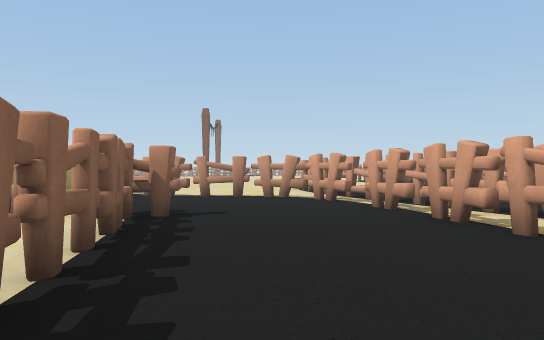
View 1 (above)

24 first-person views from a walk through a Unity game level. The camera is 1.2 m above the floor, looks level and sees 70° across. The floor is counted in squares, 2 m on a side. Each view is taken from the middle of a square. On the plan, view 1 faces up. The plan holds only what a view shows up to about 11 squares ahead; the rest is blank. The place goes on beyond the plan. The player character is not drawn.

View 2
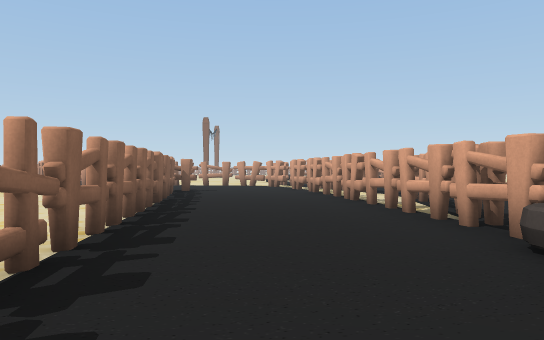

View 3
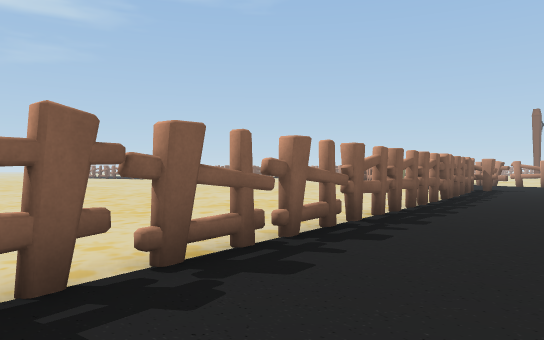

View 4
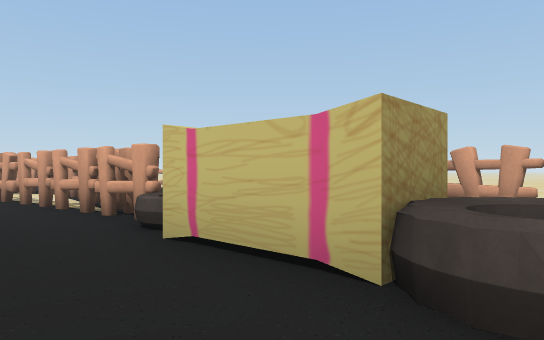

View 5
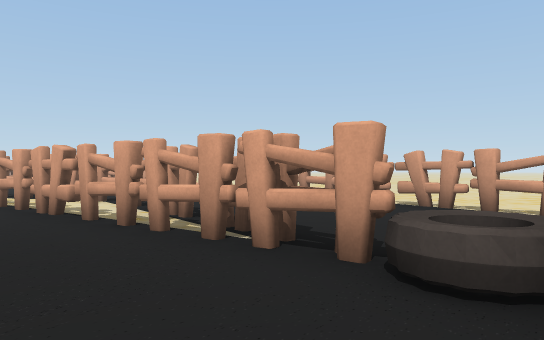

View 6
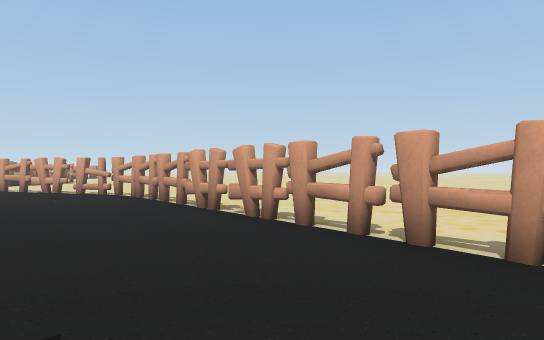

View 7
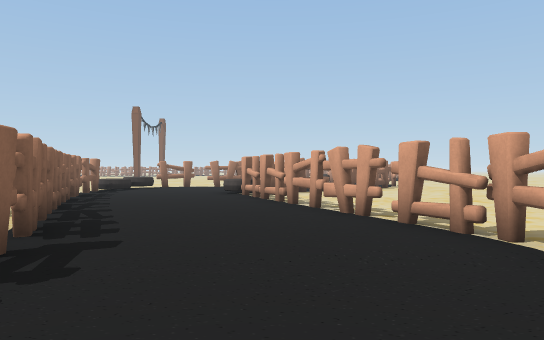

View 8
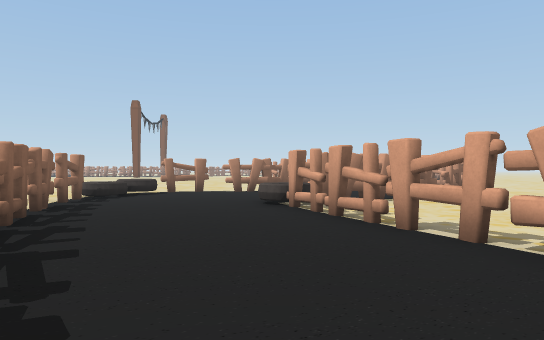

View 9
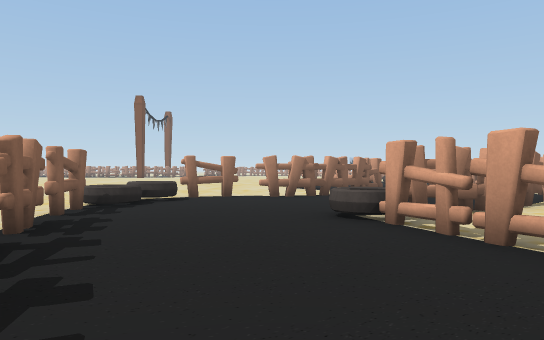

View 10
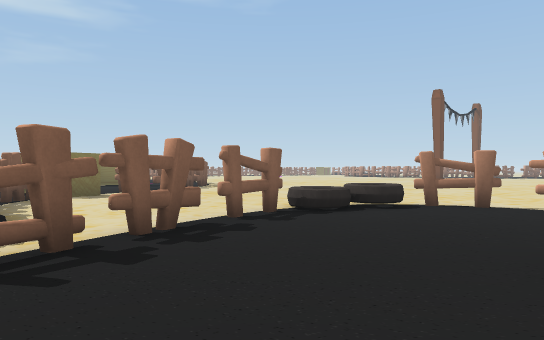

View 11
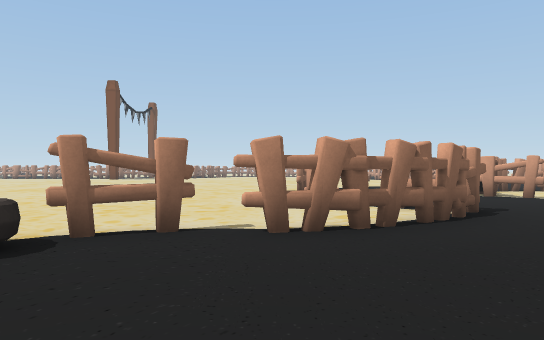

View 12
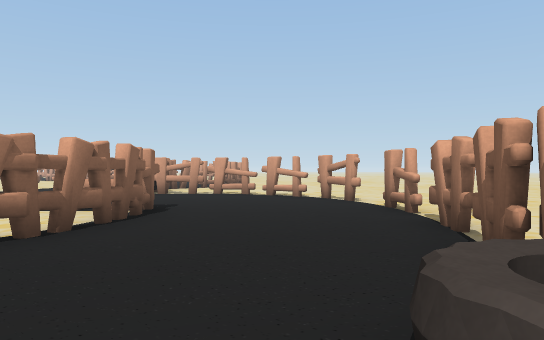

View 13
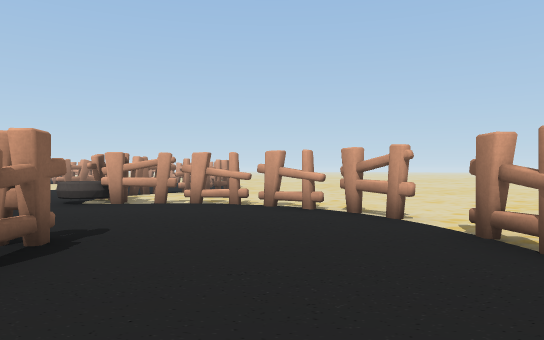

View 14
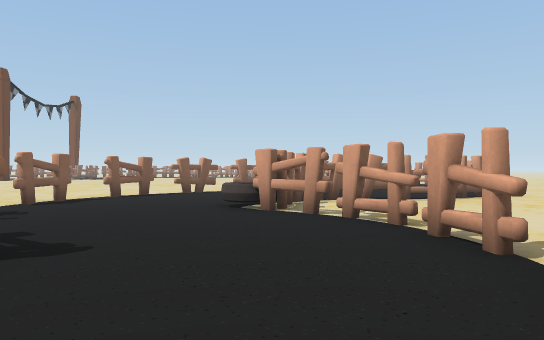

View 15
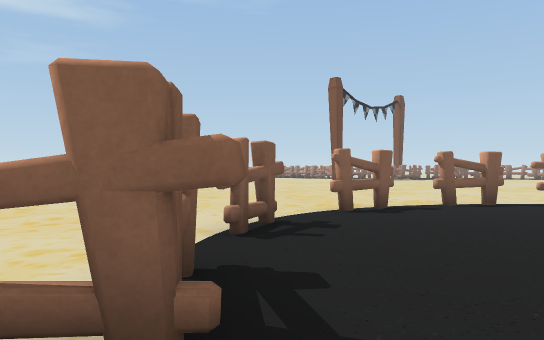

View 16
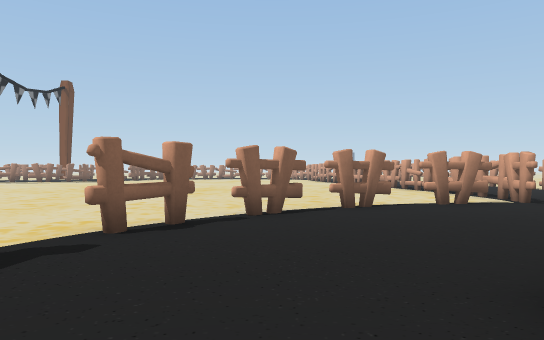

View 17
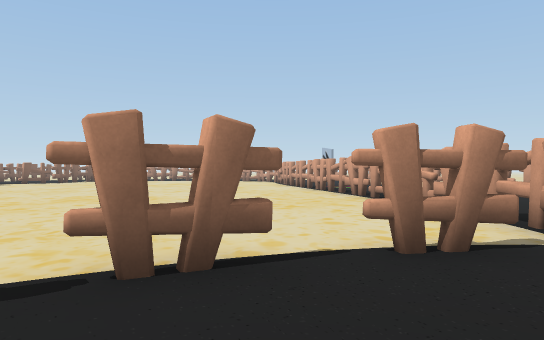

View 18
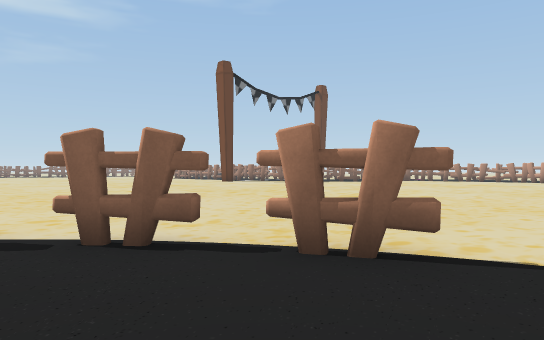

View 19
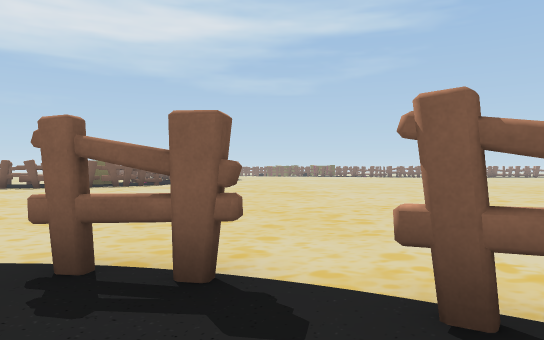

View 20
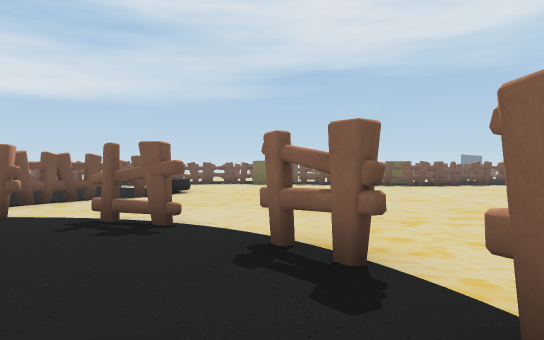

View 21
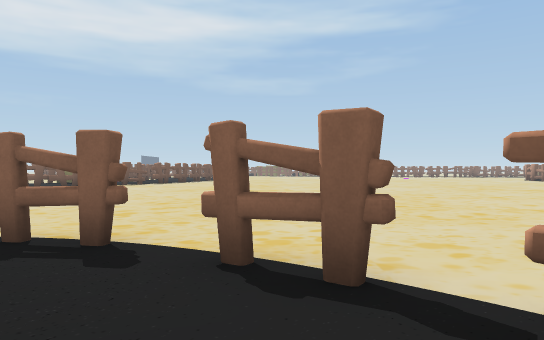

View 22
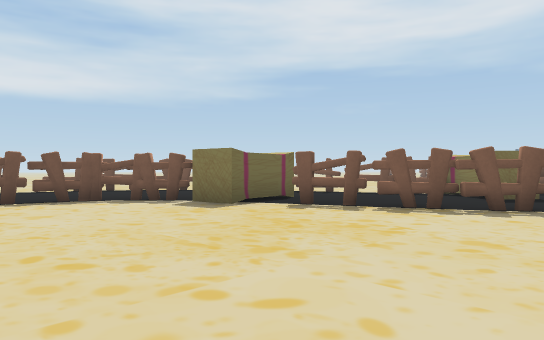

View 23
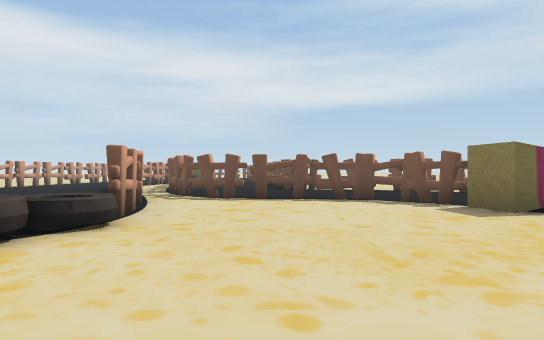

View 24
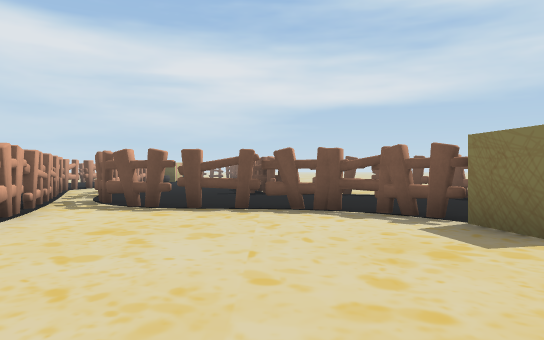

### Floor plan
Key: @ floor where view 1 was taken; # wall or solid block; x gap in a wall; . floor; T thing the floor can be seen under or through; I tire; O other object.
Columns run from 10 left of view 1 to 12 right of it. Each row starts with its distance up from view 1.
 34             .........#
 33             .........#
 32              ........x
 31             .........#
 30        .. ............#
 29       ........... ....#
 28       ........... ....#
 27        ...............#
 26       .............TT..
 25       ...........TTT...
 24       ..........TT.....
 23       .........TT......
 22       .........x....##x
 21       .........#...##..
 20       .............#...
 19       .........#...##..
 18       ..............##.
 17       ..........##...x.
 16   .#............#....x.
 15  O..T.......#xx#.......
 14 OO..T.......I.......#..
 13 O#..T......I......TT...
 12  #.........#.....TT....
 11  #..OOO....x...I#T....
 10   #  .##...##..##.....
  9      ..######...#....
  8     .......##...##...
  7     #........T...#...
  6     .##.....TT...x...
  5      ...#...TTT..TT.
  4        .#...T #...T.
  3         .#..TT#...T.
  2       ...#...##...T..
  1      ....T...##...T..
  0     .....T@..#....T....
 -1    ......T...#....T....
 -2   .......T...#...T.....
 -3   .......x.......T...
 -4    ......#...I...T...
 -5   ........#..O...T
 -6     ..  ..x..I   T
 -7          .x..II

Positions as (right, up) in squares from view 1, and headings:
1: (0, 0), facing up
2: (1, -6), facing up
3: (2, -7), facing up-left
4: (1, -7), facing up-right
5: (1, -4), facing up-right
6: (4, -5), facing up-right
7: (6, 1), facing up
8: (5, 4), facing up
9: (4, 6), facing up
10: (5, 8), facing up-left
11: (4, 11), facing up
12: (4, 11), facing up-right
13: (6, 13), facing up-right
14: (9, 14), facing up
15: (8, 16), facing up-left
16: (7, 19), facing up
17: (9, 23), facing up
18: (10, 23), facing up-left
19: (7, 22), facing left
20: (7, 23), facing down-left
21: (8, 23), facing left
22: (0, 17), facing down-left
23: (-1, 17), facing down
24: (-2, 15), facing down
